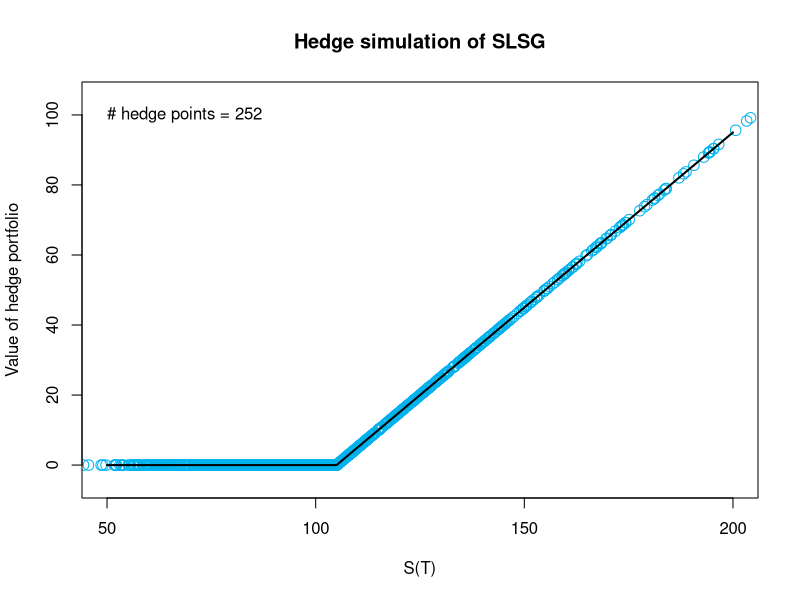

The R script that drew this image:
# Hand-in Exercise 1
# The stop-loss paradox

S0<-100
r<-0.05
mu<-0.05
sigma<-0.3
sigma_hedge<-0.2

capT<-1
strike<-105 # X

Nhedge<-252
Nrep<-1000

# HEDGE: 

St<-rep(S0, length=Nrep)
dt<-capT/Nhedge

initialoutlay<-S0

a<- if(S0> strike * exp(-r*(capT))) 1 else 0
b<- if(S0> strike * exp(-r*(capT))) -1*strike else 0

Vpf<-a*S0+b*exp(dt*r)

RHS<-numeric()
for(i in 2:Nhedge){
  St<-St*exp((mu-0.5*sigma^2)*dt +sigma*sqrt(dt)*rnorm(Nrep))
  Vpf<-a*St+b*exp(dt*r)
  a<- ifelse(St> strike * exp(-r*(capT-(i-1)*dt)), 1, 0)
  b<- ifelse(St> strike * exp(-r*(capT-(i-1)*dt)), -1*strike, 0)
}

A<-data.frame('a'=a, 'b'=b, 'St'=St, 'Vpf'=Vpf)

# The new portfolio value: 
Vpf<-a*St+b*exp(dt*r)

hedgeerror<-(Vpf-pmax(St-strike,0))
optionpayoff<-pmax(St-strike,0)

# Formula: b(t)*exp(r*dt)+a(t)*S(t)=b(t+1)+a(t+1)*S(t)
# SF<-data.frame('St'=St, 'a'=a, 'b'=b, 'LHS'=Vpf, 'RHS'=RHS)
# for(i in 2:nrow(SF)){SF$RHS[i]<-SF$b[i]+SF$a[i]*SF$St[i-1]}
# plot(St, SF$LHS-SF$RHS, col="blue", xlab="S(T)", ylab=" ", ylim=c(-105,105), xlim=c(50,220), main=" ")
# lines(St, SF$RHS, col="green", type = 'p')
# text(50, -100, paste("b(t)*exp(r*dt)+a(t)*S(t)=b(t+1)+a(t+1)*S(t)"), adj=0)

# View(SF)

# SUMMARY STATS & GRAPHS
# ======================

print(paste("Initial investment =",round(initialoutlay,4)))
print(paste("Average discounted option payoff =",round(exp(-r*capT)*mean(optionpayoff),4)))
print(paste("Average discounted portfolio value =",round(exp(-r*capT)*mean(Vpf),4)))

plot(St,Vpf,col="deepskyblue2",xlab="S(T)",ylab="Value of hedge portfolio",ylim=c(-5,105),xlim=c(50,200),main="Hedge simulation of SLSG", cex=1.4)
text(50,100,paste("# hedge points =",Nhedge),adj=0)
points(50:200,pmax(50:200 - strike,0),type='l',lwd=2)
